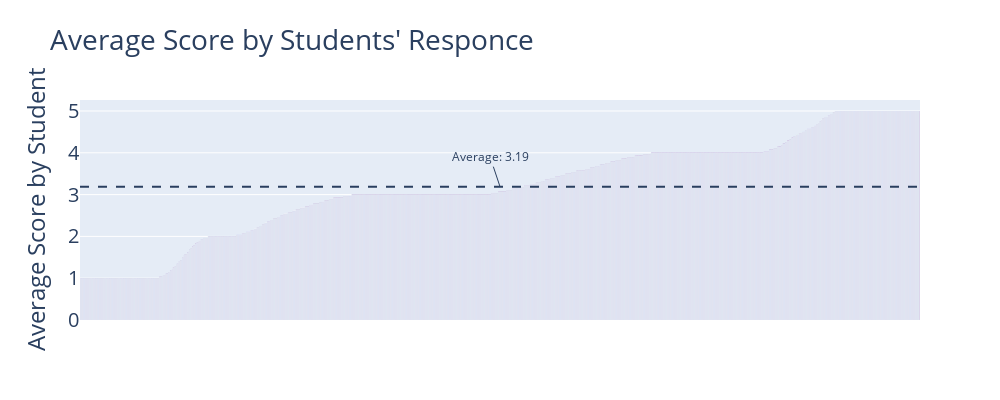

Notebook cell for this chart:
### Code cell
# Average score by individual
avg_by_student = questions.mean(axis=1).sort_values()

fig = px.bar(y=avg_by_student.values, title="Average Score by Students' Responce")

fig.update_layout(width=1000, height=400, 
                  xaxis=dict(title_text=""),
                  yaxis=dict(title_text="Average Score by Student"), font=dict(size=20))

fig.update_traces(marker_color = 'purple')
fig.update_xaxes(showticklabels=False)

fig.add_hline(y=overall_average_score, line_width=2, line_dash="dash")   
fig.add_annotation(text='Average: '+str(overall_average_score), font=dict(size=12), xref="paper", x=0.5, y=overall_average_score)

fig.show()

### Figure 1 — Plotly figure (JSON) as saved in the notebook; plotly's stock layout.template omitted (floating-point values rounded to 4 significant figures; data arrays with more than 128 entries replaced by an {"elided": "..."} marker saying what was removed)
{"data": [{"alignmentgroup": "True", "hovertemplate": "x=%{x}<br>y=%{y}<extra></extra>", "legendgroup": "", "marker": {"color": "purple", "pattern": {"shape": ""}}, "name": "", "offsetgroup": "", "orientation": "v", "showlegend": false, "textposition": "auto", "type": "bar", "x": {"elided": "5820 int values"}, "xaxis": "x", "y": {"elided": "5820 float values"}, "yaxis": "y"}], "layout": {"annotations": [{"font": {"size": 12}, "text": "Average: 3.19", "x": 0.5, "xref": "paper", "y": 3.19}], "barmode": "relative", "font": {"size": 20}, "height": 400, "legend": {"tracegroupgap": 0}, "shapes": [{"line": {"dash": "dash", "width": 2}, "type": "line", "x0": 0, "x1": 1, "xref": "x domain", "y0": 3.19, "y1": 3.19, "yref": "y"}], "title": {"text": "Average Score by Students' Responce"}, "width": 1000, "xaxis": {"anchor": "y", "domain": [0, 1], "showticklabels": false, "title": {"text": ""}}, "yaxis": {"anchor": "x", "domain": [0, 1], "title": {"text": "Average Score by Student"}}}}
